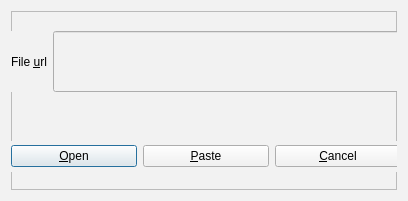
<?xml version="1.0" encoding="UTF-8"?>
<ui version="4.0">
 <class>OpenFileUrl</class>
 <widget class="QDialog" name="OpenFileUrl">
  <property name="geometry">
   <rect>
    <x>0</x>
    <y>0</y>
    <width>408</width>
    <height>201</height>
   </rect>
  </property>
  <property name="windowTitle">
   <string>Dialog</string>
  </property>
  <property name="styleSheet">
   <string notr="true">background-color: #f2f2f2;</string>
  </property>
  <layout class="QVBoxLayout" name="verticalLayout">
   <item>
    <widget class="QFrame" name="frame">
     <property name="frameShape">
      <enum>QFrame::StyledPanel</enum>
     </property>
     <property name="frameShadow">
      <enum>QFrame::Raised</enum>
     </property>
     <widget class="QWidget" name="layoutWidget">
      <property name="geometry">
       <rect>
        <x>0</x>
        <y>130</y>
        <width>390</width>
        <height>31</height>
       </rect>
      </property>
      <layout class="QHBoxLayout" name="horizontalLayout_2">
       <item>
        <widget class="QPushButton" name="open_button">
         <property name="text">
          <string>&amp;Open</string>
         </property>
         <property name="default">
          <bool>true</bool>
         </property>
        </widget>
       </item>
       <item>
        <widget class="QPushButton" name="paste_button">
         <property name="text">
          <string>&amp;Paste</string>
         </property>
        </widget>
       </item>
       <item>
        <widget class="QPushButton" name="cancel_button">
         <property name="text">
          <string>&amp;Cancel</string>
         </property>
        </widget>
       </item>
      </layout>
     </widget>
     <widget class="QWidget" name="layoutWidget">
      <property name="geometry">
       <rect>
        <x>0</x>
        <y>20</y>
        <width>390</width>
        <height>61</height>
       </rect>
      </property>
      <layout class="QHBoxLayout" name="horizontalLayout">
       <item>
        <widget class="QLabel" name="file_url_label">
         <property name="maximumSize">
          <size>
           <width>16777215</width>
           <height>87</height>
          </size>
         </property>
         <property name="text">
          <string>File &amp;url</string>
         </property>
         <property name="buddy">
          <cstring>file_url_lineEdit</cstring>
         </property>
        </widget>
       </item>
       <item>
        <widget class="QLineEdit" name="file_url_lineEdit">
         <property name="sizePolicy">
          <sizepolicy hsizetype="Expanding" vsizetype="Expanding">
           <horstretch>0</horstretch>
           <verstretch>0</verstretch>
          </sizepolicy>
         </property>
        </widget>
       </item>
      </layout>
     </widget>
    </widget>
   </item>
  </layout>
 </widget>
 <resources/>
 <connections/>
</ui>
